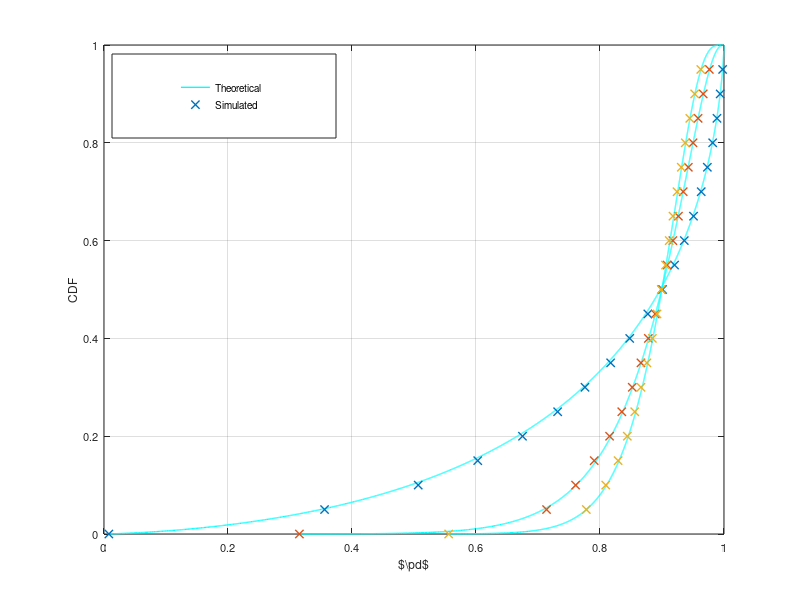

Write MATLAB code to recreate this figure. (Note: this script raises an error after producing the figure.)
%% This matlab script validates analytical expression for distribution function for the
%% pd (probability of detection) is charterized using Gaussian approximation for different 
%% value of estimation and sensing time.

clear all;
close all;

analysis = 0;                                           % Enable it for performing a complete new analysis
                                                        % otherwise a mat file is read 
                                                        
if analysis
        M = 1e4;                                        % Number of realizations
        test = [1000 5000 10000];                         % Estimation time
        tsen = 1000;                                    % Sensing time  
        noise_power = 10^(-100/10);                     % Noise power        
        rcvd_energy = zeros(1, M);                      % Received Energy     
        pdc = 0.90;                                     % Constraint on probability of detection  
        sam_pts_th = 10000;                             % Samples for probability of detection  
        snr_rcvd = 10.^([-0]/10);                        % snr for the channel g_p1  
        
        rcvd_energy_bar = (snr_rcvd + 1) * noise_power; % true value of received energy
        CDF_pd_sim = zeros(length(snr_rcvd), M);       % Buffer to store the simulated CDF values 
        CDF_pd_ana = zeros(length(snr_rcvd), M);       % Buffer to store the analytic CDF values 
        
        pd = zeros(1, M);
        pd_pts = zeros(length(snr_rcvd),M);            % Buffer to store the C0 points for the distribution function
        
                
        for k = 1:length(test)
          %% Simulation
          %% Estimation of rcvd_energy is supposed to be non-central chi squared distributed 
            for i=1:M
                rcvd_energy(i) = mean(random('norm',...
                    random('norm',0, sqrt(snr_rcvd * noise_power),1, test(k)),...
                    sqrt(noise_power), 1, test(k)).^2);
            end

            % Determine the threshold 
            threshold = gammaincinv(pdc, tsen/2, 'upper') * 2 * rcvd_energy_bar / tsen;
            
            %% Realization of the random variable
            pd = gammainc(tsen/2 * threshold ./ rcvd_energy, tsen/2, 'upper');        


            %% CDF of pd    

            %% Emperical CDF 
            [CDF_pd_temp, pd_pts_temp,~,~,eid] = cdfcalc(pd);
            CDF_pd_temp = CDF_pd_temp(1:length(pd_pts_temp));
            pd_pts(k,:) = [pd_pts_temp; (pd_pts_temp(end) * ones(1, M - length(pd_pts_temp)))'];
            CDF_pd_sim(k,:) =  [CDF_pd_temp; (CDF_pd_temp(end) * ones(1, M - length(pd_pts_temp)))'];

            %% Anayltical CDF
            CDF_pd_ana(k,:) = 1 - gammainc(test(k) * tsen * threshold./...
                (4 * rcvd_energy_bar * gammaincinv(pd_pts(k,:), tsen/2, 'upper')), test(k)/2, 'upper');

   
        end
        save('results_CDF_pd_diff_test.mat');
end
load('results_CDF_pd_diff_test.mat');
        
figure(1);

% Plotting Curves
diff = 500;
sim = 1:diff:M;

k = 1;
plot(pd_pts(k, :), CDF_pd_ana(k, :), 'c-', 'Linewidth',1);
hold on,
plot(pd_pts(k, sim), CDF_pd_sim(k, sim), 'x', 'Linewidth',1);

hold on,
k = 2;
plot(pd_pts(k, :), CDF_pd_ana(k, :), 'c-', 'Linewidth',1);
hold on,
plot(pd_pts(k, sim), CDF_pd_sim(k, sim), 'x', 'Linewidth',1);

hold on,
k = 3;
plot(pd_pts(k, :), CDF_pd_ana(k, :), 'c-', 'Linewidth',1);
hold on,
plot(pd_pts(k, sim), CDF_pd_sim(k, sim), 'x', 'Linewidth',1);

Fontsize = 8;

grid on;
xlabel('$\pd$','FontSize',Fontsize);
ylabel('CDF','FontSize',Fontsize);
hl = legend('Theoretical', 'Simulated');
set(hl, 'position',[0.14 0.77 0.28 0.14]);
set(gca,'FontSize',Fontsize);
laprint(1, '../figures/fig_CDF_pd_diff_test', 'options', 'factory', 'width', 8, 'scalefonts',...
    'on', 'factor',0.5, 'keepfontprops', 'on');        
